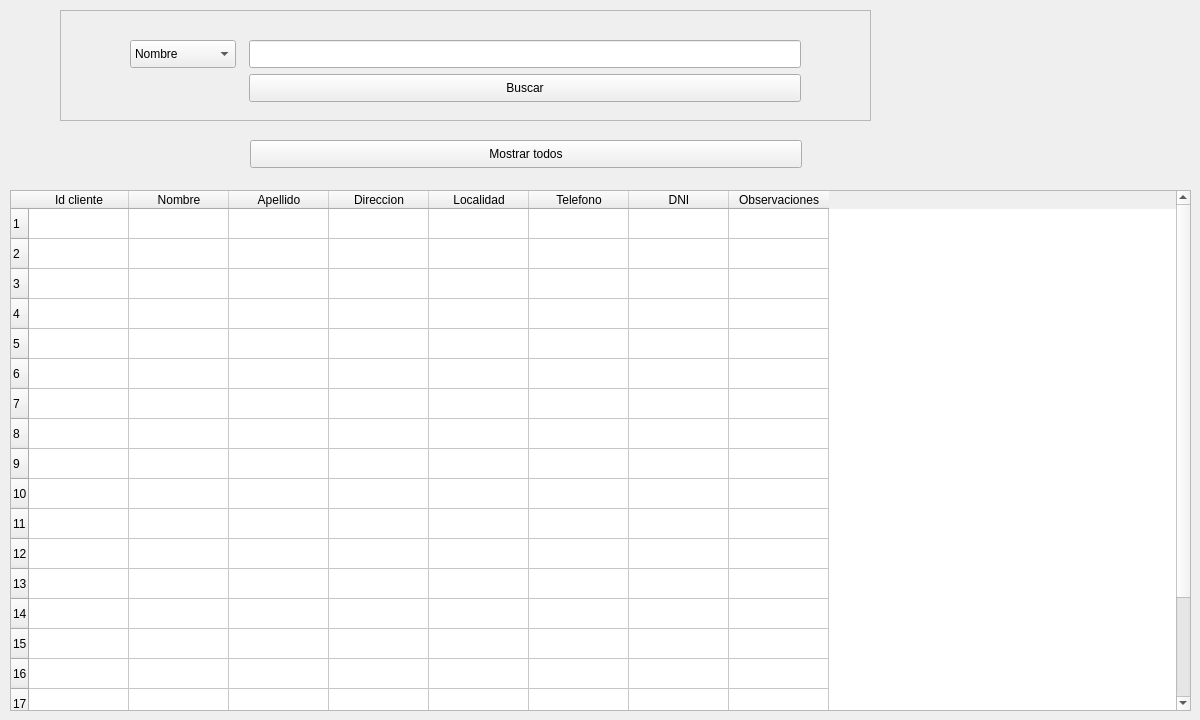
      <widget class="QWidget" name="tab_listado_cliente">
       <attribute name="title">
        <string>Listado clientes</string>
       </attribute>
       <widget class="QTableWidget" name="tableListaCliente">
        <property name="enabled">
         <bool>true</bool>
        </property>
        <property name="geometry">
         <rect>
          <x>10</x>
          <y>190</y>
          <width>1181</width>
          <height>521</height>
         </rect>
        </property>
        <property name="sizePolicy">
         <sizepolicy hsizetype="Expanding" vsizetype="Expanding">
          <horstretch>0</horstretch>
          <verstretch>0</verstretch>
         </sizepolicy>
        </property>
        <property name="acceptDrops">
         <bool>false</bool>
        </property>
        <property name="frameShape">
         <enum>QFrame::StyledPanel</enum>
        </property>
        <property name="frameShadow">
         <enum>QFrame::Sunken</enum>
        </property>
        <property name="lineWidth">
         <number>1</number>
        </property>
        <property name="midLineWidth">
         <number>0</number>
        </property>
        <property name="verticalScrollBarPolicy">
         <enum>Qt::ScrollBarAsNeeded</enum>
        </property>
        <property name="showGrid">
         <bool>true</bool>
        </property>
        <property name="sortingEnabled">
         <bool>false</bool>
        </property>
        <property name="wordWrap">
         <bool>true</bool>
        </property>
        <property name="cornerButtonEnabled">
         <bool>true</bool>
        </property>
        <property name="rowCount">
         <number>20</number>
        </property>
        <property name="columnCount">
         <number>8</number>
        </property>
        <attribute name="horizontalHeaderCascadingSectionResizes">
         <bool>false</bool>
        </attribute>
        <row/>
        <row/>
        <row/>
        <row/>
        <row/>
        <row/>
        <row/>
        <row/>
        <row/>
        <row/>
        <row/>
        <row/>
        <row/>
        <row/>
        <row/>
        <row/>
        <row/>
        <row/>
        <row/>
        <row/>
        <column>
         <property name="text">
          <string>Id cliente</string>
         </property>
        </column>
        <column>
         <property name="text">
          <string>Nombre</string>
         </property>
        </column>
        <column>
         <property name="text">
          <string>Apellido</string>
         </property>
        </column>
        <column>
         <property name="text">
          <string>Direccion</string>
         </property>
        </column>
        <column>
         <property name="text">
          <string>Localidad</string>
         </property>
        </column>
        <column>
         <property name="text">
          <string>Telefono</string>
         </property>
        </column>
        <column>
         <property name="text">
          <string>DNI</string>
         </property>
        </column>
        <column>
         <property name="text">
          <string>Observaciones</string>
         </property>
        </column>
       </widget>
       <widget class="QFrame" name="frame_buscar_cliente">
        <property name="geometry">
         <rect>
          <x>60</x>
          <y>10</y>
          <width>811</width>
          <height>111</height>
         </rect>
        </property>
        <property name="frameShape">
         <enum>QFrame::StyledPanel</enum>
        </property>
        <property name="frameShadow">
         <enum>QFrame::Raised</enum>
        </property>
        <widget class="QComboBox" name="comboBox_atributo_busqueda_cliente">
         <property name="geometry">
          <rect>
           <x>70</x>
           <y>30</y>
           <width>106</width>
           <height>28</height>
          </rect>
         </property>
         <item>
          <property name="text">
           <string>Nombre</string>
          </property>
         </item>
         <item>
          <property name="text">
           <string>Apellido</string>
          </property>
         </item>
         <item>
          <property name="text">
           <string>Localidad</string>
          </property>
         </item>
         <item>
          <property name="text">
           <string>Provincia</string>
          </property>
         </item>
        </widget>
        <widget class="QPushButton" name="btn_buscar_cliente">
         <property name="geometry">
          <rect>
           <x>189</x>
           <y>64</y>
           <width>552</width>
           <height>28</height>
          </rect>
         </property>
         <property name="text">
          <string>Buscar</string>
         </property>
        </widget>
        <widget class="QLineEdit" name="lineEdit_buscar_cliente">
         <property name="geometry">
          <rect>
           <x>189</x>
           <y>30</y>
           <width>552</width>
           <height>28</height>
          </rect>
         </property>
        </widget>
       </widget>
       <widget class="QPushButton" name="btn_mostrar_todos_clientes">
        <property name="geometry">
         <rect>
          <x>250</x>
          <y>140</y>
          <width>552</width>
          <height>28</height>
         </rect>
        </property>
        <property name="text">
         <string>Mostrar todos</string>
        </property>
       </widget>
      </widget>
